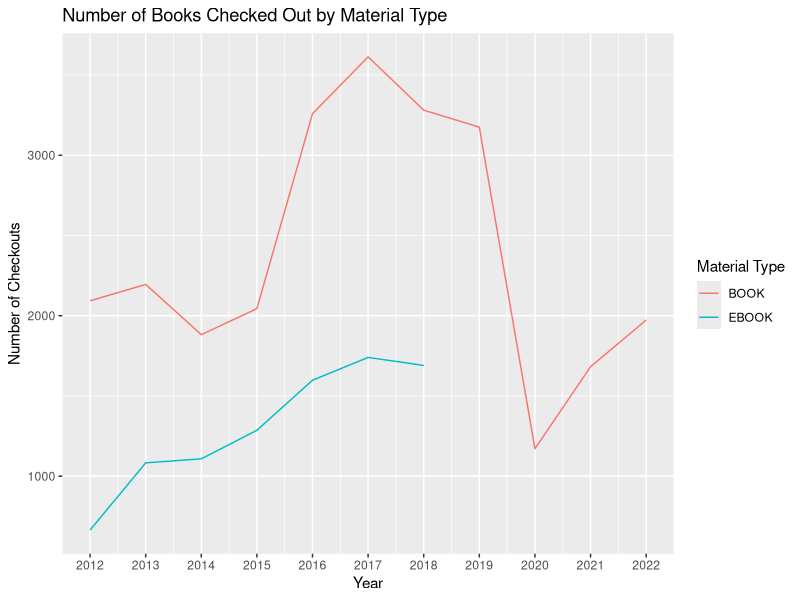
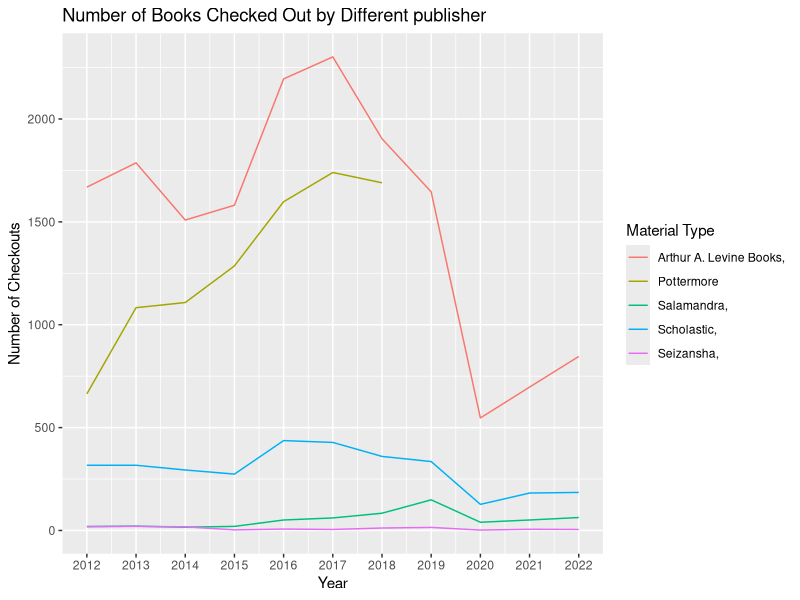
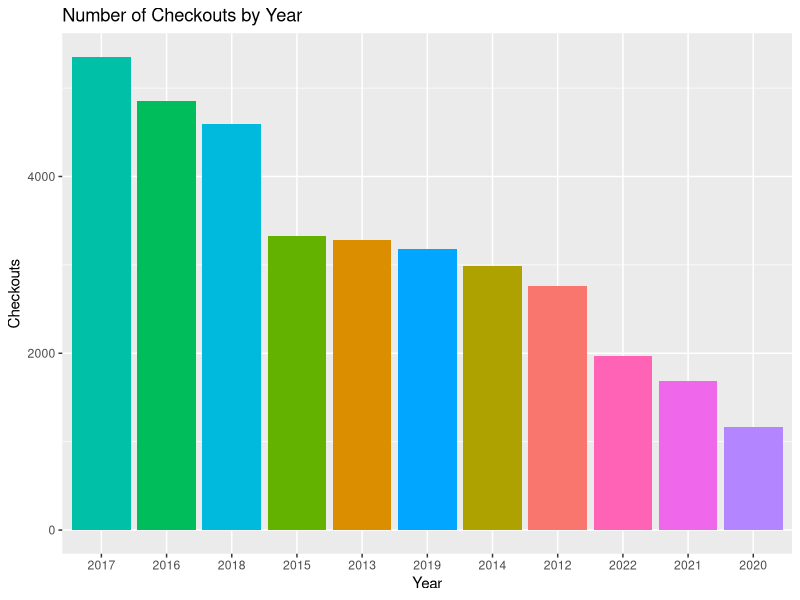

Here is the R script that generated these plots, in order:
## ---- chunk 1
#reading data from csv file
data <- read.csv("HP_Checkouts_by_Title.csv")
head(data)
## ---- chunk 2
#average checkouts by check out type
library(dplyr)
data%>%
  group_by(CheckoutType)%>%
  summarise(avg_checkouts = mean(Checkouts))
## ---- chunk 3
#Year with most checkouts
data%>%
  group_by(CheckoutYear)%>%
  summarise(Checkouts = sum(Checkouts))%>%
  arrange(desc(Checkouts))
## ---- chunk 4
#Most/least number of checkout by Month
data%>%
  group_by(CheckoutMonth)%>%
  summarise(Checkouts = sum(Checkouts))%>%
  arrange(desc(Checkouts))%>%
  arrange(desc(CheckoutMonth))
## ---- chunk 5
#average checkouts by Material Type
data%>%
  group_by(MaterialType)%>%
  summarise(avg_checkout = mean(Checkouts))
## ---- chunk 6
#summarizing  the Checkouts by CheckoutType
data%>%
  group_by(Publisher)%>%
  summarise(avg_checkouts = mean(Checkouts))%>%
  arrange(desc(avg_checkouts))
## ---- chunk 7
# Create a new column for year
library(ggplot2)
# Aggregate data by MaterialType and Year
data_agg <- aggregate(Checkouts ~ MaterialType + CheckoutYear, data, sum)

# Create line graph
ggplot(data_agg, aes(x = CheckoutYear, y = Checkouts, color = MaterialType)) +
  geom_line() +
  labs(title = "Number of Books Checked Out by Material Type",
       x = "Year",
       y = "Number of Checkouts",
       color = "Material Type") +
  scale_x_continuous(breaks = seq(2012, 2022, 1)) 
## ---- chunk 8
#filtering data for publisher Arthur A.Levin Books, Pottermore, Scholastic, Salamandra and Seizansha.
data2 <- data%>%
  filter(Publisher %in% c("Arthur A. Levine Books,", "Pottermore",
                          "Scholastic,", "Salamandra,", "Seizansha,"))
# Aggregate data by MaterialType and Year
data_agg <- aggregate(Checkouts ~ Publisher + CheckoutYear, data2, sum)

# Create line graph
ggplot(data_agg, aes(x = CheckoutYear, y = Checkouts, color = Publisher)) +
  geom_line() +
  labs(title = "Number of Books Checked Out by Different publisher",
       x = "Year",
       y = "Number of Checkouts",
       color = "Material Type") +
  scale_x_continuous(breaks = seq(2012, 2022, 1)) 
## ---- chunk 9
#distribution of checkout by year
data$CheckoutYear <- as.factor(data$CheckoutYear)
data2 <- data[data$Checkouts < 300,]
data2%>%
  group_by(CheckoutYear)%>%
  summarise(Checkouts = sum(Checkouts))%>%
  ggplot(aes(x = reorder(CheckoutYear, -Checkouts), y = Checkouts, fill = CheckoutYear)) +
  geom_bar(stat = "identity") +
  labs(title = "Number of Checkouts by Year", x = "Year") +
  theme(legend.position = "none")
